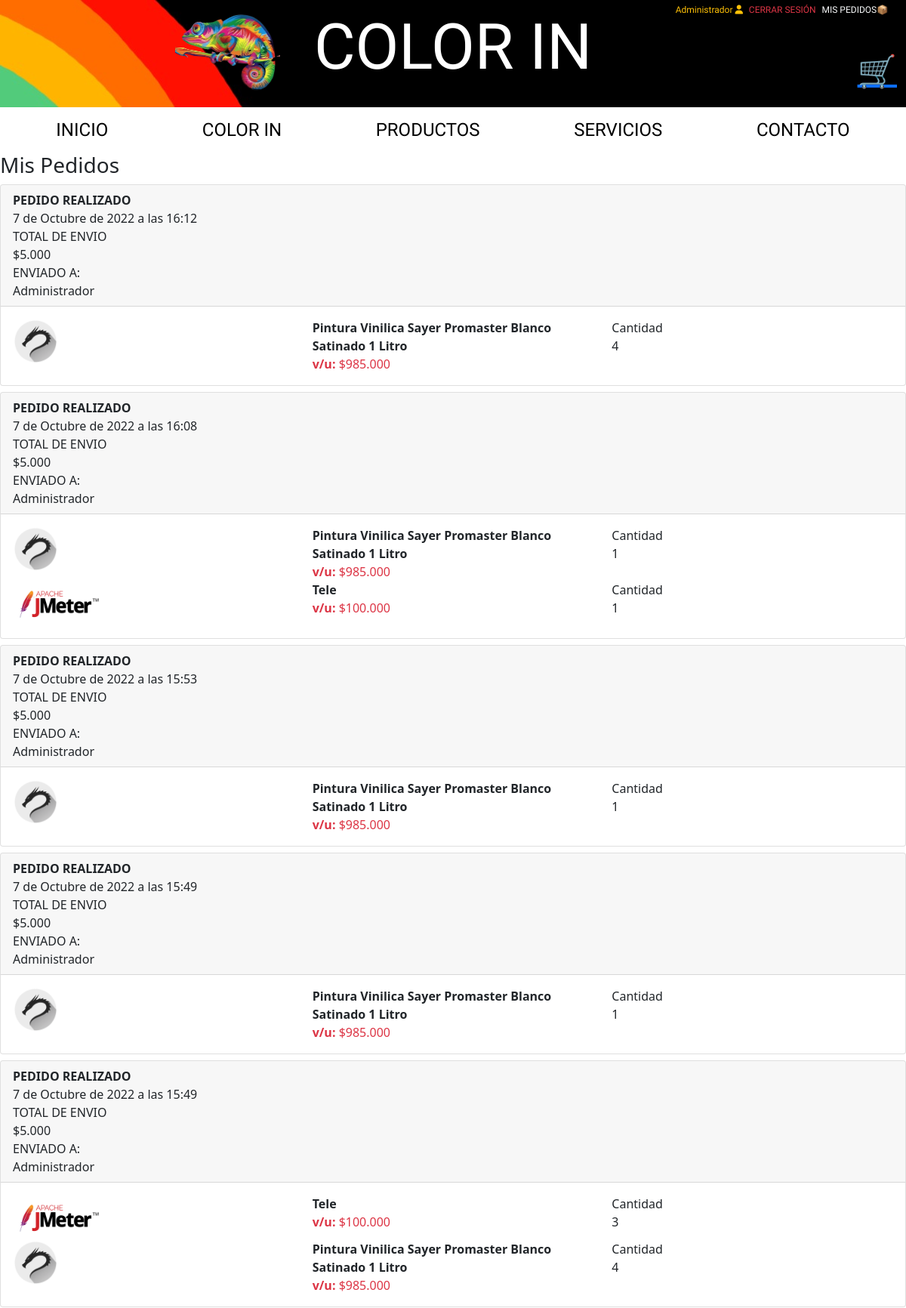
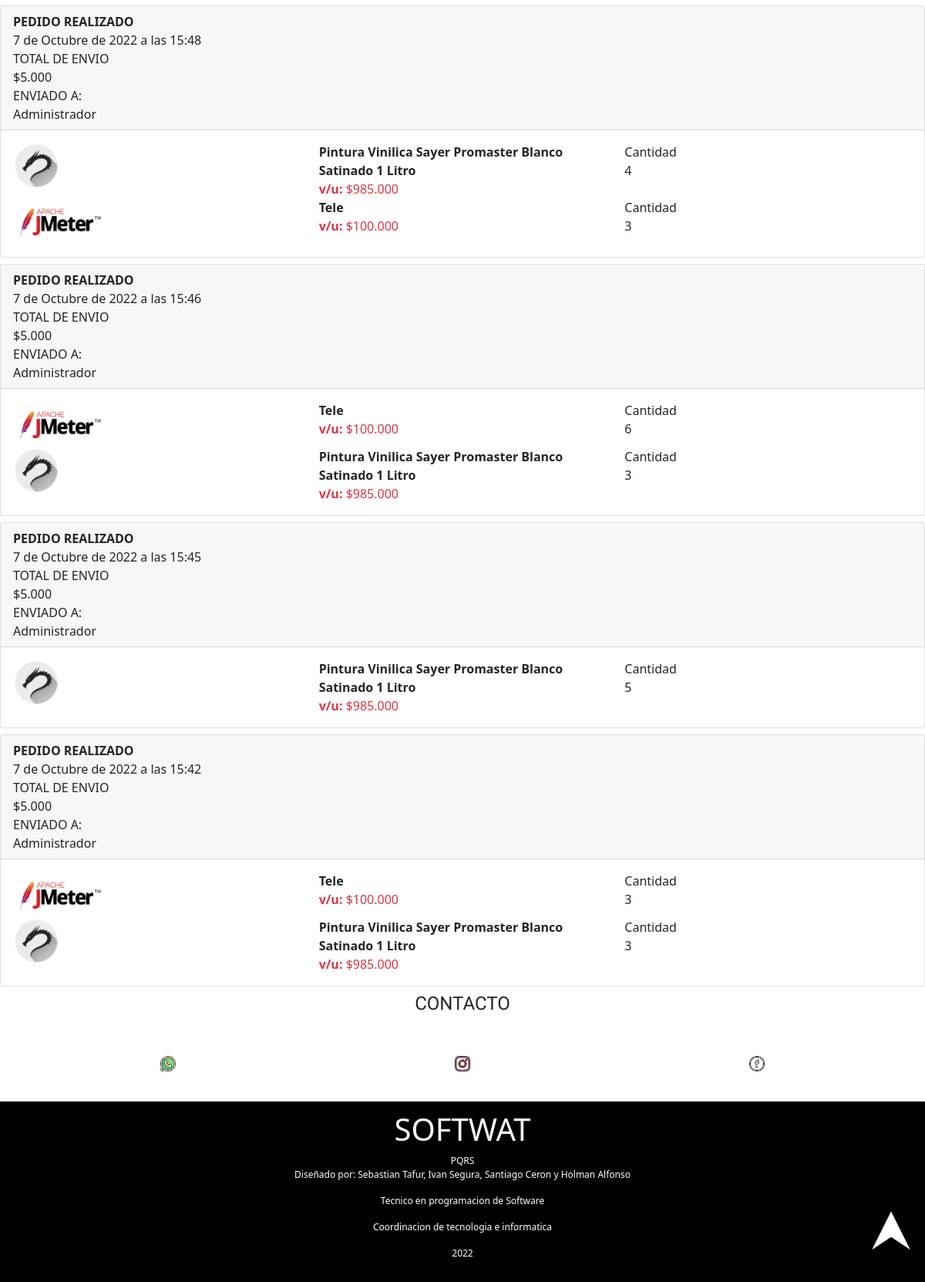
Page /orden/completados (signed in) on the committed database (2 pictures, top to bottom).
### users/models.py (models this page shows, shortened)
class User(AbstractUser):
    def orders_completed(self):
        return self.order_set.filter(status=OrderStatus.COMPLETED).order_by('-id')

### orders/models.py (models this page shows, shortened)
class Order(models.Model):
    order_id = models.CharField(max_length=100, null=False, blank=False, unique=True) # unique es que sea un modelo unico
    user = models.ForeignKey(User, on_delete=models.CASCADE) #uno a muchos
    cart = models.ForeignKey(Cart, on_delete=models.CASCADE ) #uno a muchos
    status = models.CharField(max_length=50, choices=choices, default = OrderStatus.CREATED) #choiches=opciones
    shipping_total = models.DecimalField(default=5000, max_digits=8, decimal_places=3) #Valor de envio
    total = models.DecimalField(default=0.0, max_digits=8, decimal_places=3)  #carrito de compras+total envio
    created_at = models.DateTimeField(auto_now_add=True)
    shipping_address = models.ForeignKey(ShippingAddress, null=True, blank=True, on_delete=models.CASCADE)
    ENVIO = 5.000 #IVA

### carts/models.py (models this page shows, shortened)
class CartProducts(models.Model):
    cart = models.ForeignKey(Cart, on_delete=models.CASCADE)
    product = models.ForeignKey(Product, on_delete=models.CASCADE) #Uno a muchos
    quantity = models.IntegerField(default = 1)
    created_at = models.DateTimeField(auto_now_add=True)
    objects = CartProductsManager()

### GestionProductos/models.py (models this page shows, shortened)
class Product(models.Model):
    name = models.CharField(max_length=150, verbose_name='Nombre')
    description = models.TextField(verbose_name='Descripcion')
    price = models.DecimalField(max_digits=10, decimal_places=3,default=0.0, verbose_name='Precio')
    image = models.ImageField(upload_to='media', null=False, blank=False)
    category = models.ManyToManyField(category)
    marca = models.ForeignKey(marca, on_delete=models.CASCADE)
    slug = models.SlugField(null=False, blank=True, unique=True)

### orders/views.py (the view)
# urls.py: path('completados', views.OrderListView.as_view(), name='completeds')
class OrderListView(ListView):
    login_url = 'login'
    template_name = 'orders/orders.html'
    def get_queryset(self):
        return self.request.user.orders_completed()

### carts/models.py (called while the page is built)
    def products_related(self):
        return self.cartproducts_set.select_related('product')

### carts/templatetags/cart_extras.py (called while the page is built)
@register.filter()
def price_format(value):
    return '${0:0f}'.format(value)

### orders/Templates/orders/orders.html
{% extends "PAGINA_PRINCIPAL.HTML" %}
{% block content %}
<div class="col">
    <div class="h3">
        Mis Pedidos
    </div>
    <div class="">
        {% for order in object_list %}
            {% include 'orders/snippets/order.html' %}
        {% endfor %}
    </div>
</div>
{% endblock %}

### templates/PAGINA_PRINCIPAL.HTML (shortened to what this page needs)
{% load static %}
<!DOCTYPE html>
<html lang="en">
<head>
    <link href="https://cdn.jsdelivr.net/npm/bootstrap@5.2.0/dist/css/bootstrap.min.css" rel="stylesheet">
    <link rel="stylesheet" href="https://cdn.jsdelivr.net/npm/bootstrap-icons@1.9.1/font/bootstrap-icons.css">
    <link rel="stylesheet" href="{% static 'css/styles.css' %}">
    <link rel="stylesheet" href="{% static '/SOFTWAT/static/CSS/all.min.css' %}">
   <link rel="stylesheet" href="/static/CSS/styleBootstrap.css">
   <link rel="stylesheet" href="/static/CSS/STYLES.bootstrap.min.css">
</head>
<body>
    {% url 'orders:completeds' as completeds %}
    <div class="nombre" id="COLOR IN">
    <header class="header">
		<div class="container">
		<div class="primero-menu">
			<label for="btn-menu"  >
                <img class="logoulti" src="../static/IMG/LogoReal-removebg-preview.png" alt="">
		</div>
	</header>
        <div class="titulin">
        <p >COLOR IN </p>
        </div>
        <div class="botons">
        {% if user.is_authenticated %}
        <div class="BOTONES2 ">
            <a class="BOTON3 text-warning" >{{ user }} <i class="fa-solid fa-user"></i></a>
        </div>
        {% endif %}
        {% if user.is_authenticated %}
        <div class="BOTONES2">
            <a class="BOTON3 text-danger" href="{% url 'logout' %}">CERRAR SESIÓN</a>
        </div>
        {% endif %}
        {% if user.is_authenticated %}
        <div class="BOTONES2 {% if request.path == compelteds %}active{% endif %}">
            <a class="BOTON3 text-light" href="{{ completeds }}">MIS PEDIDOS📦</a>
        </div>
        {% endif %}
        {% url 'carts:cart' as cart %}
        <div class="carrito">
            <a href="{{ cart }}">🛒</a>
        </div>
    </div>
    </div>
    <nav id="menu">
    <div class="navegador">
        <a href="{% url 'index' %}">INICIO</a>
        <a href="{% url 'mision' %}">COLOR IN</a>
        <a href="{% url 'index' %}#PRODUCTOS">PRODUCTOS</a>
        <a href="{% url 'index' %}#PRODUCTOS">SERVICIOS</a>
        <a href="{% url 'index' %}#CONTACTO">CONTACTO</a>
    </div>
    {% block content %}{% endblock %}
    <div>
        <h1 class="CONTACTO" id="CONTACTO">CONTACTO</h1>
    </div>
    <footer class="Footer" id="footer">
        <div>
            <a href="https://www.whatsapp.com/?lang=es"><img src="/static/IMG/whatsapp.png" alt=""></a>
            <a href="https://www.instagram.com/"><img src="/static/IMG/instagram.png" alt=""></a>
            <a href="https://es-la.facebook.com/"><img src="/static/IMG/facebook.png" alt=""></i></a>
        </div>
    </footer>
    <div>
    <footer class="xx">
            <h1>
                SOFTWAT
            </h1>
            <a href="{% url 'PQRS' %}">PQRS</a>
            <p>Diseñado por: Sebastian Tafur, Ivan Segura, Santiago Ceron y Holman Alfonso</p>
            <p>Tecnico en programacion de Software</p>
            <p>Coordinacion de tecnologia e informatica</p>
            <p>2022</p>
    </footer>
    </div>
    <div class="flecha" ><a href="#menu"><img src="/static/IMG/flecha.png" alt="flecha"></a></div>
</body>
</html>

### orders/Templates/orders/snippets/order.html
{% load cart_extras %}
<div class="card mb-2">
    <div class="card-header">
        <div class="row">
            <div class="col-4">
                <strong><div class="text-uppercase">
                    Pedido Realizado
                </div></strong>
            </div>
            <div class="">
                {{ order.created_at }}
            </div>
            <div class="col-4">
                <div class="text-uppercase">
                    Total de Envio
                </div>
                <div class="">
                  {{ order.shipping_total | price_format }}
                </div>
                <div class="col-4">
                    <div class="text-uppercase">
                        Enviado a:
                    </div>
                    <div class="">
                        {{ user }}
                    </div>
                </div>
            </div>
        </div>
    </div>
    <div class="card-body">
        {% for cp in order.cart.products_related %}
        {% with product=cp.product %}
        <div class="row">
            <div class="col-4">
             {% if product.image %}
             <img src="{{ product.image.url }}" alt="width=60" height="60">
             {% endif %}
            </div>
            <div class="col-4">
                <strong><div class="">
                    {{ product.name }}
                </div></strong>
                <div class="text-danger">
                   <strong> v/u:</strong> {{ product.price | price_format }}
                </div>
            </div>
            <div class="col-4">
                <div class="">
                    Cantidad
                </div>
                <div class="">
                    {{ cp.quantity }}
                </div>
            </div>
        </div>
        {% endwith %}
        {% endfor %}
    </div>
</div>

### rows in the picture
User: username "Administrador"
Order: created_at "7 de Octubre de 2022 a las 16:12", shipping_total "$5.000"
CartProducts: product.image (picture), product.name "Pintura Vinilica Sayer Promaster Blanco Satinado 1 Litro", product.price "$985.000", quantity "4"
Order: created_at "7 de Octubre de 2022 a las 16:08", shipping_total "$5.000"
CartProducts: product.image (picture), product.name "Pintura Vinilica Sayer Promaster Blanco Satinado 1 Litro", product.price "$985.000", quantity "1"
CartProducts: product.image (picture), product.name "Tele", product.price "$100.000", quantity "1"
Order: created_at "7 de Octubre de 2022 a las 15:53", shipping_total "$5.000"
CartProducts: product.image (picture), product.name "Pintura Vinilica Sayer Promaster Blanco Satinado 1 Litro", product.price "$985.000", quantity "1"
Order: created_at "7 de Octubre de 2022 a las 15:49", shipping_total "$5.000"
CartProducts: product.image (picture), product.name "Pintura Vinilica Sayer Promaster Blanco Satinado 1 Litro", product.price "$985.000", quantity "1"
Order: created_at "7 de Octubre de 2022 a las 15:49", shipping_total "$5.000"
CartProducts: product.image (picture), product.name "Tele", product.price "$100.000", quantity "3"
CartProducts: product.image (picture), product.name "Pintura Vinilica Sayer Promaster Blanco Satinado 1 Litro", product.price "$985.000", quantity "4"
Order: created_at "7 de Octubre de 2022 a las 15:48", shipping_total "$5.000"
CartProducts: product.image (picture), product.name "Pintura Vinilica Sayer Promaster Blanco Satinado 1 Litro", product.price "$985.000", quantity "4"
CartProducts: product.image (picture), product.name "Tele", product.price "$100.000", quantity "3"
Order: created_at "7 de Octubre de 2022 a las 15:46", shipping_total "$5.000"
CartProducts: product.image (picture), product.name "Tele", product.price "$100.000", quantity "6"
CartProducts: product.image (picture), product.name "Pintura Vinilica Sayer Promaster Blanco Satinado 1 Litro", product.price "$985.000", quantity "3"
Order: created_at "7 de Octubre de 2022 a las 15:45", shipping_total "$5.000"
CartProducts: product.image (picture), product.name "Pintura Vinilica Sayer Promaster Blanco Satinado 1 Litro", product.price "$985.000", quantity "5"
Order: created_at "7 de Octubre de 2022 a las 15:42", shipping_total "$5.000"
CartProducts: product.image (picture), product.name "Tele", product.price "$100.000", quantity "3"
CartProducts: product.image (picture), product.name "Pintura Vinilica Sayer Promaster Blanco Satinado 1 Litro", product.price "$985.000", quantity "3"
